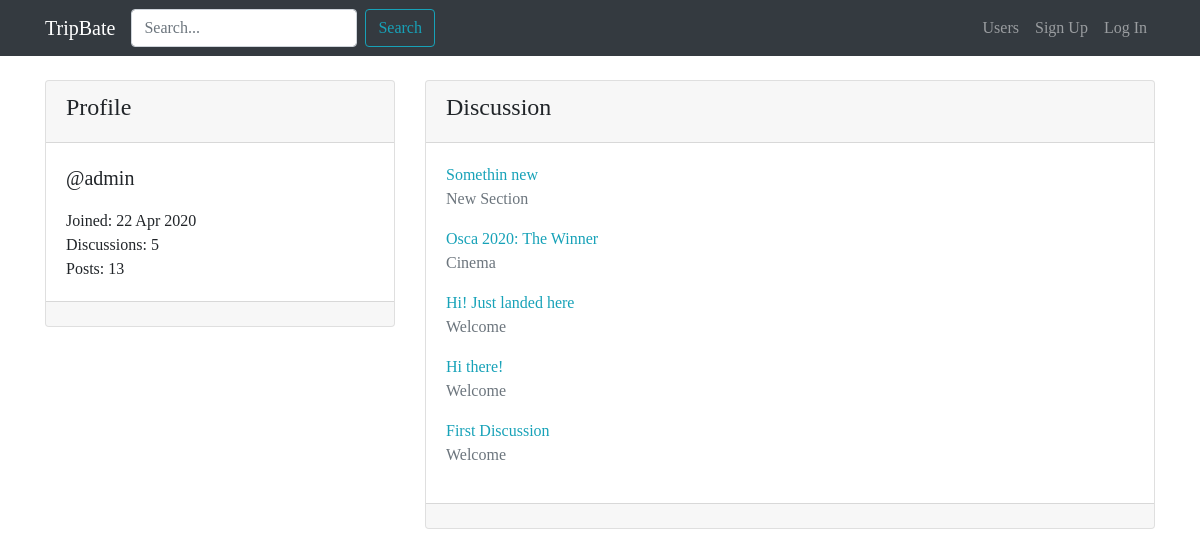
The app's page /user/admin/, older data.
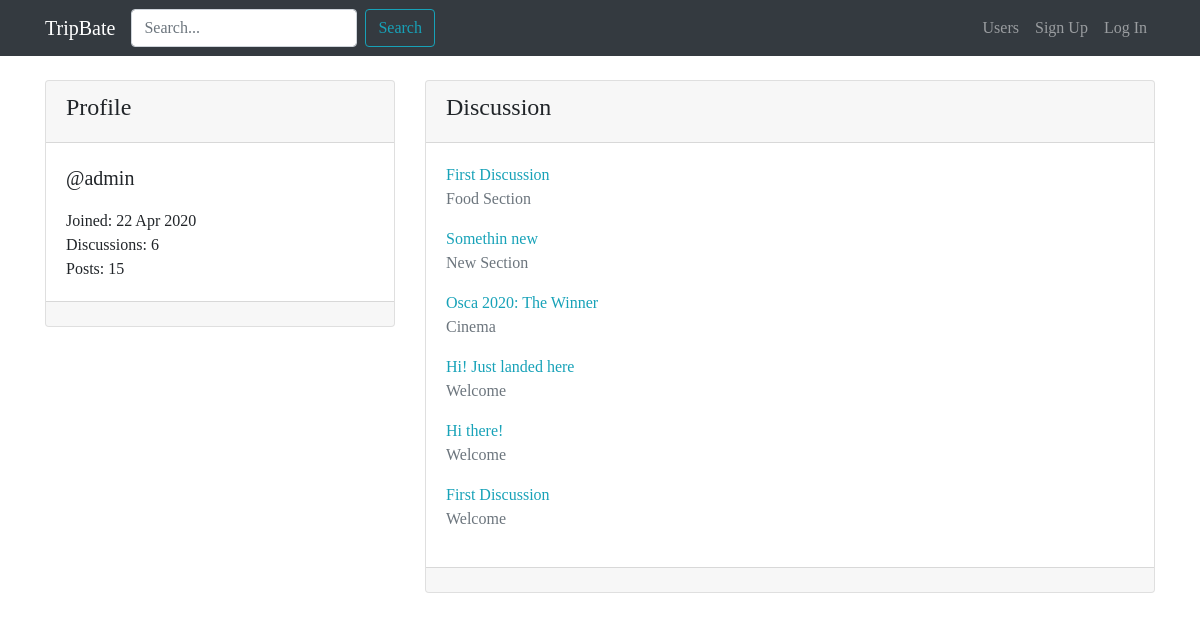
The same page, newer data.
### forum/models.py (models this page shows, shortened)
class Discussion(models.Model):
  title = models.CharField(max_length=120)
  creation_date = models.DateTimeField(auto_now_add=True)
  author_discussion = models.ForeignKey(User, on_delete=models.CASCADE, related_name="discussions")
  belong_section = models.ForeignKey(Section, on_delete=models.CASCADE)
  def get_absolute_url(self):
    return reverse("visualize_discussion", kwargs={"pk": self.pk})

class Section(models.Model):
  name_section = models.CharField(max_length=80)
  description = models.CharField(max_length=150, blank=True, null=True)
  logo_section = models.ImageField(blank=True, null=True)
  def __str__(self):
    return self.name_section

### core/views.py (the view)
# urls.py: path("user/<username>/", views.userProfileView, name="user_profile"),
def userProfileView(request, username):
    user = get_object_or_404(User, username=username)
    discussions_user = Discussion.objects.filter(author_discussion=user).order_by("-pk")
    context = {"user": user, "discussions_user": discussions_user}
    return render(request, 'core/user_profile.html', context)

### core/templates/core/user_profile.html (shortened to what this page needs)
{% extends 'base.html' %}
{% block content %}
  <div class="row mt-3">
    <div class="col-4">
      <div class="card my-2">
        <div class="card-header">
          <h4>{% if request.user == user %} Your {% endif %} Profile</h4>
        </div>
        <div class="card-body">
          <p class="lead">@{{ user }}</p>
          <p class="mb-0">Joined: {{ user.date_joined|date:"d M Y"}}</p>
          <p class="mb-0">Discussions: {{ user.discussions.count }}</p>
          <p class="mb-0">Posts: {{ user.posts.count }}</p>
        </div>
        <div class="card-footer"></div>
      </div>
    </div>
    <div class="col-8">
      <div class="card my-2">
        <div class="card-header">
          <h4>Discussion</h4>
        </div>
        <div class="card-body">
          {% for discussion in discussions_user %}
            <a href="{{ discussion.get_absolute_url }}">{{ discussion.title }}</a>
            <p class="text-muted">{{ discussion.belong_section }}</p>
          {% empty %}
            {% if request.user != user %}
              <p>@{{ user }} hasn't created any discussion yet</p>
            {% else %}
              <p>You haven't created any discussion yet, would you like to a discussion?</p>
            {% endif %}
          {% endfor %}
        </div>
        <div class="card-footer"></div>
      </div>
    </div>
  </div>
{% endblock content %}

Row changes from the older to the newer data that the page shows:
added Discussion: title "First Discussion", belong_section "Food Section"
Text that changed along with them:
{{ user.discussions.count }}: "5" → "6"
{{ user.posts.count }}: "13" → "15"
